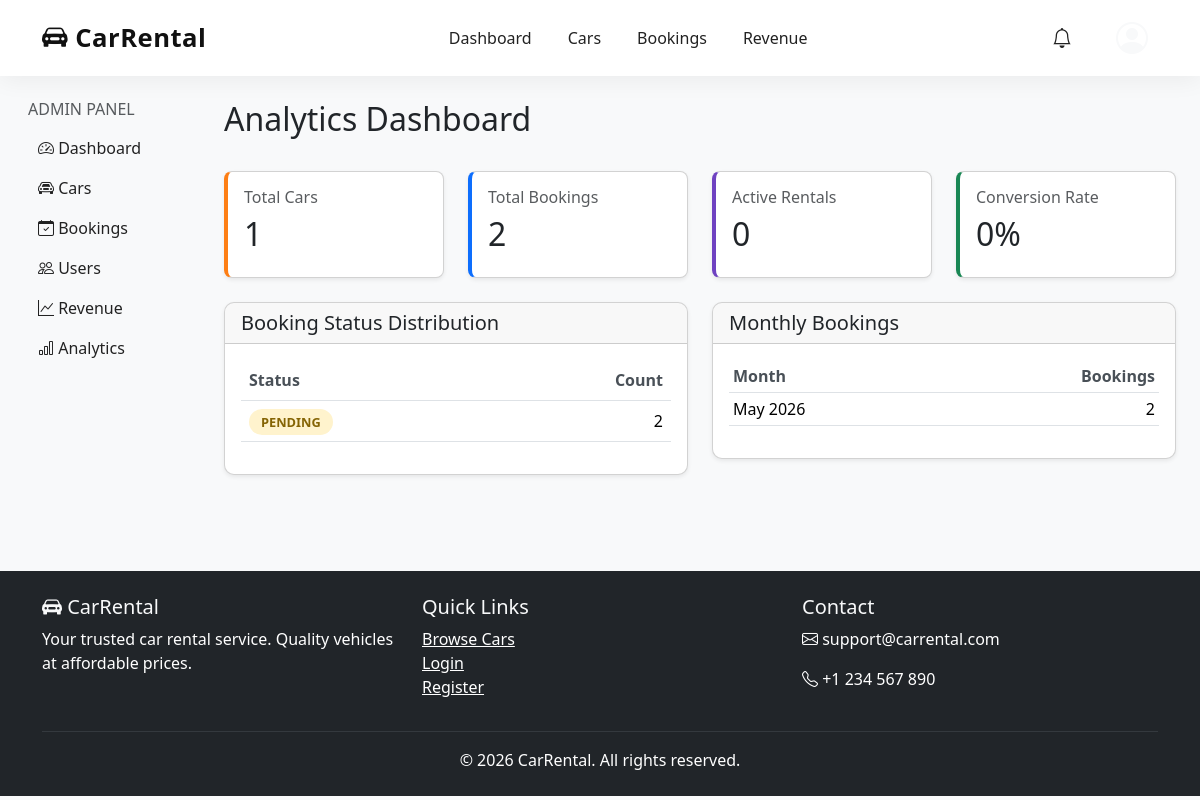
Before: /dashboard/analytics/ (signed in) with the older database file.
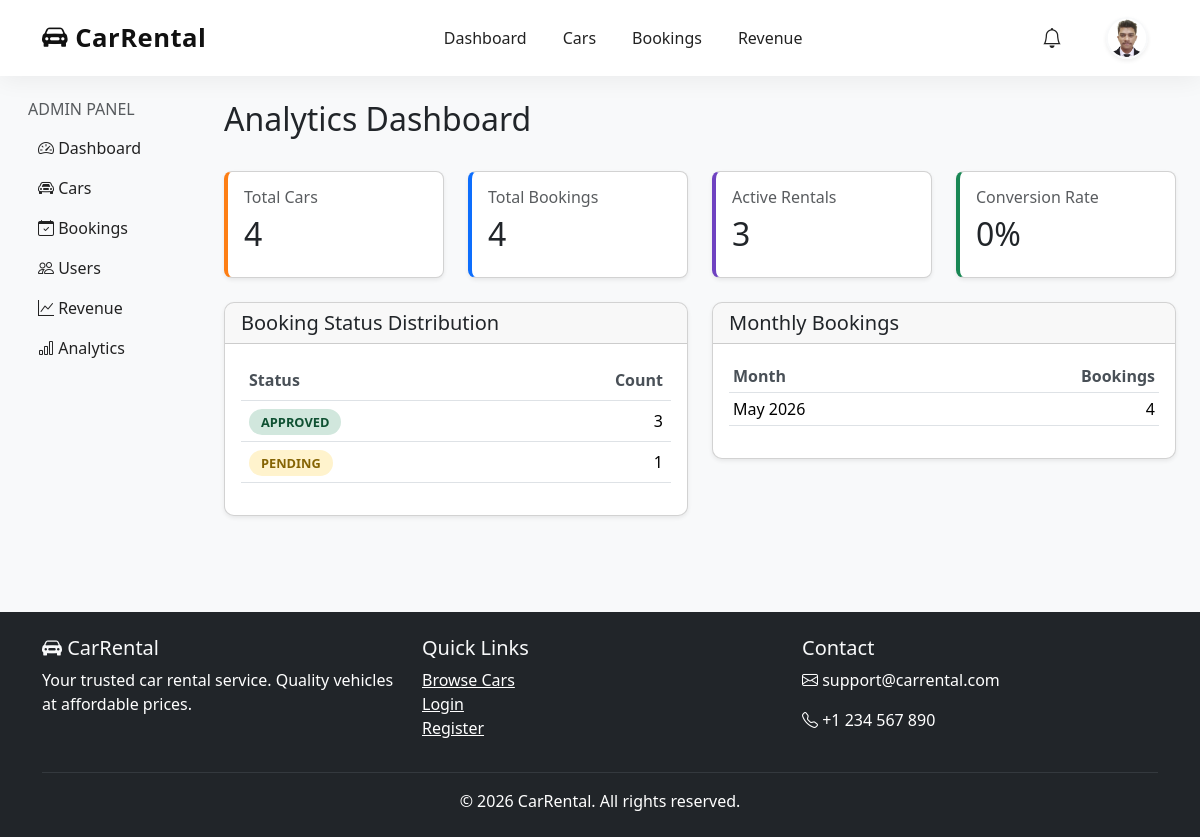
After: the same page with the newer database file.
### accounts/models.py (models this page shows, shortened)
class User(AbstractUser):
    email = models.EmailField(unique=True)
    phone = models.CharField(max_length=20, blank=True, null=True)
    is_blocked = models.BooleanField(default=False)
    USERNAME_FIELD = 'email'
    REQUIRED_FIELDS = ['username']

class Profile(models.Model):
    user = models.OneToOneField(User, on_delete=models.CASCADE, related_name='profile')
    profile_picture = models.ImageField(upload_to='profiles/', blank=True, null=True)
    driving_license = models.ImageField(upload_to='licenses/', blank=True, null=True)
    phone = models.CharField(max_length=20, blank=True, null=True)
    address = models.TextField(blank=True, null=True)
    city = models.CharField(max_length=100, blank=True, null=True)
    state = models.CharField(max_length=100, blank=True, null=True)
    zip_code = models.CharField(max_length=20, blank=True, null=True)
    saved_addresses = models.TextField(blank=True, null=True, help_text="Comma separated addresses")
    created_at = models.DateTimeField(auto_now_add=True)
    updated_at = models.DateTimeField(auto_now=True)

### dashboard/views.py (the view)
# urls.py: path('analytics/', views.analytics_dashboard, name='analytics_dashboard'),
@staff_member_required
def analytics_dashboard(request):
    total_cars = Car.objects.count()
    total_bookings = Booking.objects.count()
    active_rentals = Booking.objects.filter(status='approved').count()
    total_car_views = 0
    conversion_rate = 0
    if total_car_views > 0:
        conversion_rate = round((total_bookings / total_car_views) * 100, 2)
    booking_status_counts = Booking.objects.values('status').annotate(count=Count('id'))
    monthly_bookings = (
        Booking.objects.annotate(month=TruncMonth('created_at'))
        .values('month')
        .annotate(count=Count('id'))
        .order_by('month')
    )
    return render(request, 'dashboard/analytics.html', {
        'total_cars': total_cars,
        'total_bookings': total_bookings,
        'active_rentals': active_rentals,
        'conversion_rate': conversion_rate,
        'booking_status_counts': booking_status_counts,
        'monthly_bookings': monthly_bookings,
    })

### templates/dashboard/analytics.html (shortened to what this page needs)
{% extends 'dashboard/base_admin.html' %}
{% block admin_content %}
<div class="d-flex justify-content-between align-items-center mb-4">
    <h2>Analytics Dashboard</h2>
</div>
<div class="row">
    <div class="col-md-3 mb-4">
        <div class="card stat-card cars shadow-sm"><div class="card-body"><h6 class="text-muted">Total Cars</h6><h2>{{ total_cars }}</h2></div></div>
    </div>
    <div class="col-md-3 mb-4">
        <div class="card stat-card bookings shadow-sm"><div class="card-body"><h6 class="text-muted">Total Bookings</h6><h2>{{ total_bookings }}</h2></div></div>
    </div>
    <div class="col-md-3 mb-4">
        <div class="card stat-card users shadow-sm"><div class="card-body"><h6 class="text-muted">Active Rentals</h6><h2>{{ active_rentals }}</h2></div></div>
    </div>
    <div class="col-md-3 mb-4">
        <div class="card stat-card revenue shadow-sm"><div class="card-body"><h6 class="text-muted">Conversion Rate</h6><h2>{{ conversion_rate }}%</h2></div></div>
    </div>
</div>
<div class="row">
    <div class="col-md-6 mb-4">
        <div class="card shadow-sm">
            <div class="card-header"><h5 class="mb-0">Booking Status Distribution</h5></div>
            <div class="card-body">
                <table class="table">
                    <thead><tr><th>Status</th><th class="text-end">Count</th></tr></thead>
                    <tbody>
                        {% for item in booking_status_counts %}
                        <tr>
                            <td><span class="booking-status status-{{ item.status }}">{{ item.status }}</span></td>
                            <td class="text-end">{{ item.count }}</td>
                        </tr>
                        {% empty %}
                        <tr><td colspan="2" class="text-center text-muted">No bookings yet.</td></tr>
                        {% endfor %}
                    </tbody>
                </table>
            </div>
        </div>
    </div>
    <div class="col-md-6 mb-4">
        <div class="card shadow-sm">
            <div class="card-header"><h5 class="mb-0">Monthly Bookings</h5></div>
            <div class="card-body">
                <table class="table table-sm">
                    <thead><tr><th>Month</th><th class="text-end">Bookings</th></tr></thead>
                    <tbody>
                        {% for item in monthly_bookings %}
                        <tr>
                            <td>{{ item.month|date:"F Y" }}</td>
                            <td class="text-end">{{ item.count }}</td>
                        </tr>
                        {% empty %}
                        <tr><td colspan="2" class="text-center text-muted">No data yet.</td></tr>
                        {% endfor %}
                    </tbody>
                </table>
            </div>
        </div>
    </div>
</div>
{% endblock %}

### templates/admin.html (shortened to what this page needs)
<!DOCTYPE html>
<html lang="en">
<head>
    <link href="https://cdn.jsdelivr.net/npm/bootstrap@5.3.2/dist/css/bootstrap.min.css" rel="stylesheet">
    <link rel="stylesheet" href="https://cdn.jsdelivr.net/npm/bootstrap-icons@1.11.1/font/bootstrap-icons.css">
    {% load static %}
    <link rel="stylesheet" href="{% static 'css/style.css' %}">
</head>
<body>
    <nav class="navbar navbar-expand-lg custom-navbar sticky-top">
    <div class="container">
        <a class="navbar-brand fw-bold" href="{% url 'dashboard_home' %}">
            <i class="bi bi-car-front-fill"></i> CarRental
        </a>
        <div class="collapse navbar-collapse" id="navbarNav">
            <ul class="navbar-nav mx-auto">
                <li class="nav-item">
                    <a class="nav-link nav-animate" href="{% url 'dashboard_home' %}">
                        Dashboard
                    </a>
                </li>
                <li class="nav-item">
                    <a class="nav-link nav-animate" href="{% url 'admin_cars' %}">
                        Cars
                    </a>
                </li>
                {% if user.is_authenticated %}
                <li class="nav-item">
                    <a class="nav-link nav-animate" href="{% url 'admin_bookings' %}">
                        Bookings
                    </a>
                </li>
                {% endif %}
                <li class="nav-item">
                    <a class="nav-link nav-animate" href="{% url 'revenue_dashboard' %}">
                        Revenue
                    </a>
                </li>
            </ul>
            <ul class="navbar-nav align-items-center">
                {% if user.is_authenticated %}
                <li class="nav-item dropdown me-3">
    <a class="nav-link position-relative"
    href="#"
    role="button"
    data-bs-toggle="dropdown">
        <i class="bi bi-bell fs-5"></i>
    </a>
</li>
                <li class="nav-item dropdown">
    <a class="nav-link dropdown-togglea border-0 p-0"
       href="#"
       data-bs-toggle="dropdown">
        {% if user.profile.profile_picture %}
            <img src="{{ user.profile.profile_picture.url }}"
                 alt="Profile"
                 width="42"
                 height="42"
                 class="rounded-circle object-fit-cover border border-2 border-light shadow-sm">
        {% else %}
            <i class="bi bi-person-circle fs-2 text-light"></i>
        {% endif %}
    </a>
</li>
                {% endif %}
            </ul>
        </div>
    </div>
</nav>
    {% block content %}{% endblock %}
    <footer class="bg-dark text-light py-4 mt-5">
        <div class="container">
            <div class="row">
                <div class="col-md-4">
                    <h5><i class="bi bi-car-front-fill"></i> CarRental</h5>
                    <p class="text-white">Your trusted car rental service. Quality vehicles at affordable prices.</p>
                </div>
                <div class="col-md-4">
                    <h5>Quick Links</h5>
                    <ul class="list-unstyled">
                        <li><a href="{% url 'car_list' %}" class="text-white important">Browse Cars</a></li>
                        <li><a href="{% url 'login' %}" class="text-white">Login</a></li>
                        <li><a href="{% url 'register' %}" class="text-white">Register</a></li>
                    </ul>
                </div>
                <div class="col-md-4">
                    <h5>Contact</h5>
                    <p class="text-white"><i class="bi bi-envelope"></i> support@carrental.com</p>
                    <p class="text-white"><i class="bi bi-telephone"></i> +1 234 567 890</p>
                </div>
            </div>
            <hr class="border-secondary">
            <p class="text-center text-white mb-0">&copy; 2026 CarRental. All rights reserved.</p>
        </div>
    </footer>
</body>
</html>

Changed rows visible on the page:
now on this page (row edited): User: profile.profile_picture (picture)
Other visible differences:
{{ total_cars }}: "1" → "4"
{{ total_bookings }}: "2" → "4"
{{ active_rentals }}: "0" → "3"
new list line: "APPROVED 3"
new list line: "PENDING 1"
new list line: "May 2026 4"
list line gone: "PENDING 2"
list line gone: "May 2026 2"
